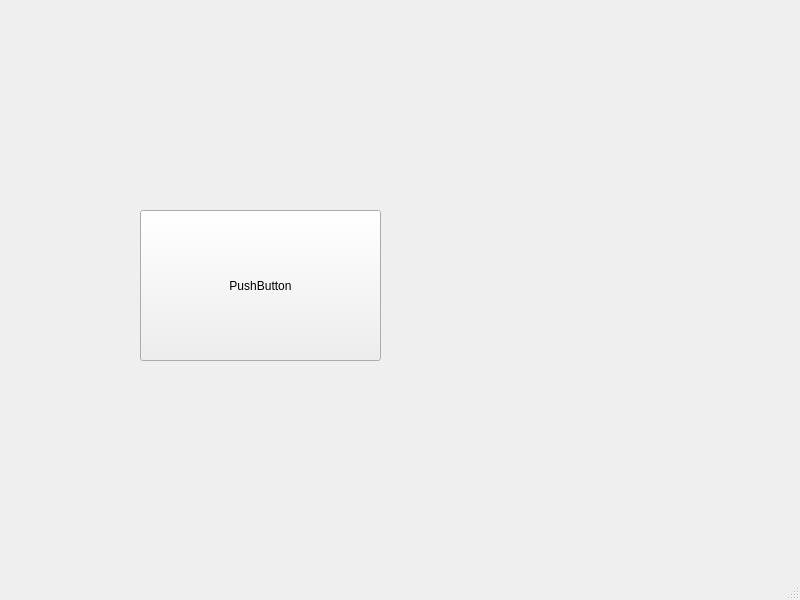
<?xml version="1.0" encoding="UTF-8"?>
<ui version="4.0">
 <class>MainWindow</class>
 <widget class="QMainWindow" name="MainWindow">
  <property name="geometry">
   <rect>
    <x>0</x>
    <y>0</y>
    <width>800</width>
    <height>600</height>
   </rect>
  </property>
  <property name="windowTitle">
   <string>MainWindow</string>
  </property>
  <widget class="QWidget" name="centralwidget">
   <widget class="QPushButton" name="pushButton">
    <property name="geometry">
     <rect>
      <x>140</x>
      <y>210</y>
      <width>241</width>
      <height>151</height>
     </rect>
    </property>
    <property name="text">
     <string>PushButton</string>
    </property>
   </widget>
  </widget>
  <widget class="QMenuBar" name="menubar">
   <property name="geometry">
    <rect>
     <x>0</x>
     <y>0</y>
     <width>800</width>
     <height>22</height>
    </rect>
   </property>
  </widget>
  <widget class="QStatusBar" name="statusbar"/>
 </widget>
 <resources/>
 <connections/>
</ui>
